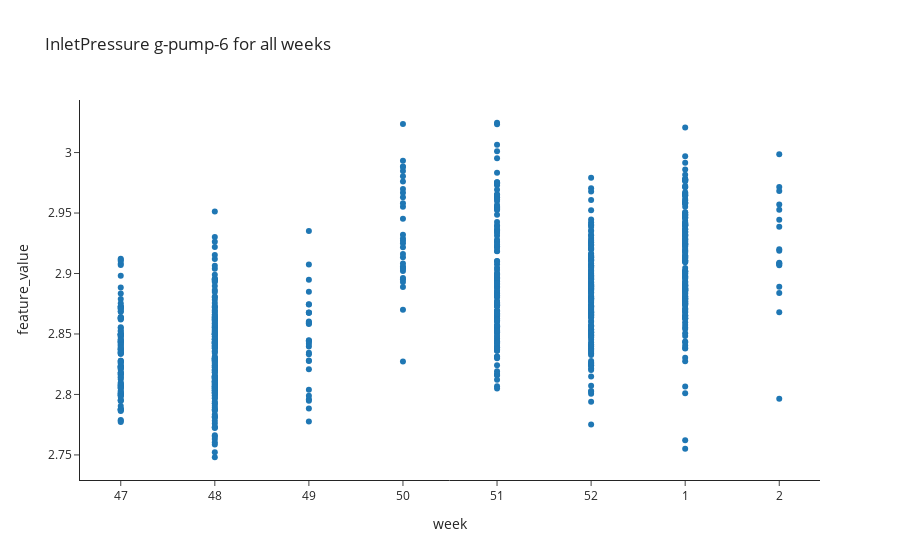
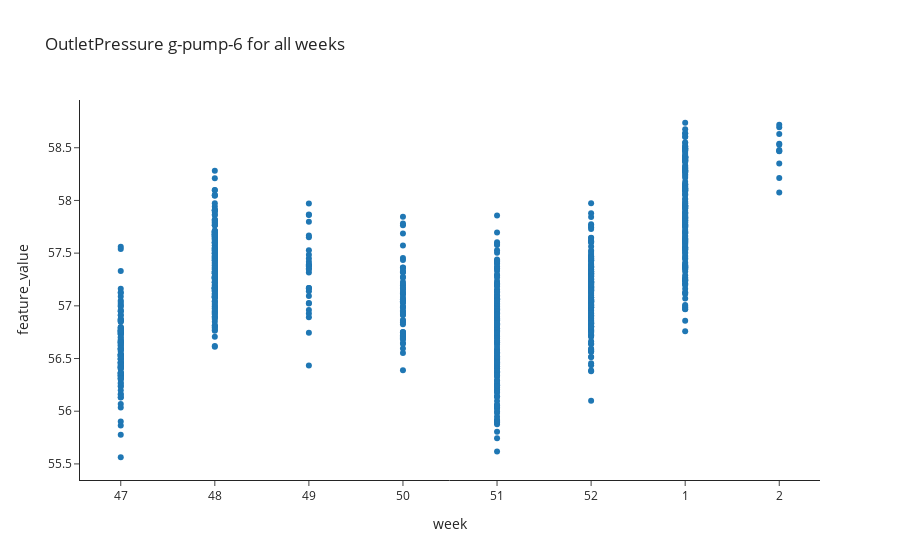
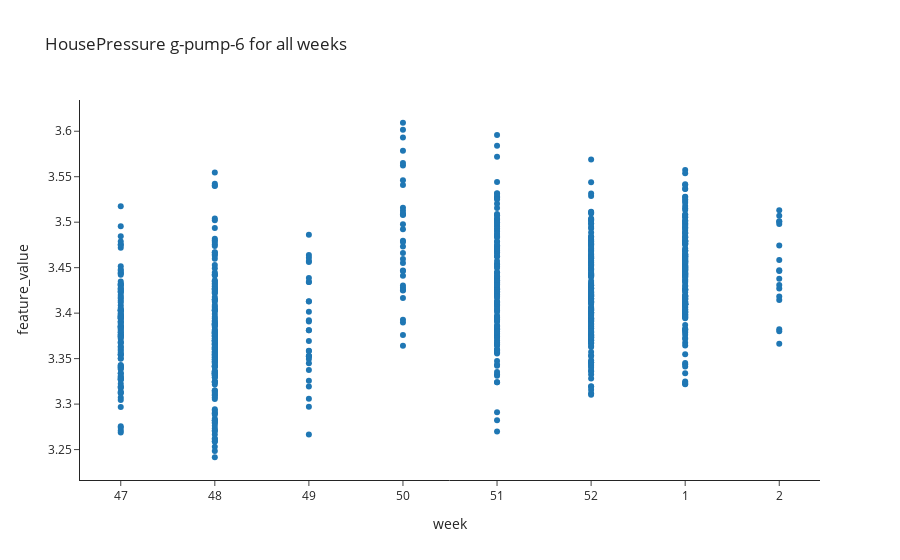

The notebook cell saved with these charts, in order:
### Markdown cell above
**Scatterplot**

### Code cell
show_baselining_plot_azure(df_data, duration = "all", asset_name= asset_name, variable_name= INLET_PRESSURE,
                           plot_type = "scatter")

show_baselining_plot_azure(df_data, duration = "all", asset_name= asset_name, variable_name= OUTLET_PRESSURE,
                          plot_type = "scatter")

show_baselining_plot_azure(df_data, duration = "all", asset_name= asset_name, variable_name= HOUSE_PRESSURE,
                          plot_type = "scatter")

### Figure 1 — Plotly figure (JSON) as saved in the notebook; plotly's stock layout.template omitted (floating-point values rounded to 4 significant figures; data arrays with more than 128 entries replaced by an {"elided": "..."} marker saying what was removed)
{"data": [{"hoverlabel": {"namelength": 0}, "hovertemplate": "week=%{x}<br>feature_value=%{y}", "legendgroup": "", "marker": {"color": "#1F77B4", "symbol": "circle"}, "mode": "markers", "name": "", "showlegend": false, "type": "scatter", "x": {"elided": "831 int values"}, "xaxis": "x", "y": {"elided": "831 float values"}, "yaxis": "y"}], "layout": {"legend": {"tracegroupgap": 0}, "title": {"text": "InletPressure g-pump-6 for all weeks "}, "xaxis": {"anchor": "y", "domain": [0, 1], "title": {"text": "week"}, "type": "category"}, "yaxis": {"anchor": "x", "domain": [0, 1], "title": {"text": "feature_value"}}}}

### Figure 2 — Plotly figure (JSON) as saved in the notebook; plotly's stock layout.template omitted (floating-point values rounded to 4 significant figures; data arrays with more than 128 entries replaced by an {"elided": "..."} marker saying what was removed)
{"data": [{"hoverlabel": {"namelength": 0}, "hovertemplate": "week=%{x}<br>feature_value=%{y}", "legendgroup": "", "marker": {"color": "#1F77B4", "symbol": "circle"}, "mode": "markers", "name": "", "showlegend": false, "type": "scatter", "x": {"elided": "874 int values"}, "xaxis": "x", "y": {"elided": "874 float values"}, "yaxis": "y"}], "layout": {"legend": {"tracegroupgap": 0}, "title": {"text": "OutletPressure g-pump-6 for all weeks "}, "xaxis": {"anchor": "y", "domain": [0, 1], "title": {"text": "week"}, "type": "category"}, "yaxis": {"anchor": "x", "domain": [0, 1], "title": {"text": "feature_value"}}}}

### Figure 3 — Plotly figure (JSON) as saved in the notebook; plotly's stock layout.template omitted (floating-point values rounded to 4 significant figures; data arrays with more than 128 entries replaced by an {"elided": "..."} marker saying what was removed)
{"data": [{"hoverlabel": {"namelength": 0}, "hovertemplate": "week=%{x}<br>feature_value=%{y}", "legendgroup": "", "marker": {"color": "#1F77B4", "symbol": "circle"}, "mode": "markers", "name": "", "showlegend": false, "type": "scatter", "x": {"elided": "831 int values"}, "xaxis": "x", "y": {"elided": "831 float values"}, "yaxis": "y"}], "layout": {"legend": {"tracegroupgap": 0}, "title": {"text": "HousePressure g-pump-6 for all weeks "}, "xaxis": {"anchor": "y", "domain": [0, 1], "title": {"text": "week"}, "type": "category"}, "yaxis": {"anchor": "x", "domain": [0, 1], "title": {"text": "feature_value"}}}}
